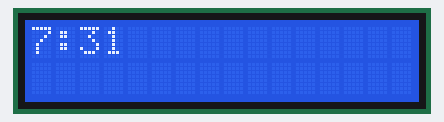
Simulated run of this sketch. Board: Arduino Uno, built with avr-gcc and run on an emulated ATmega328P. On the bench: 16×2 character LCD. What the sketch prints to the serial monitor is not drawn.

Above: at 0.1 s.
At 64.3 s:
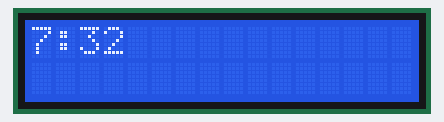
At 128.5 s:
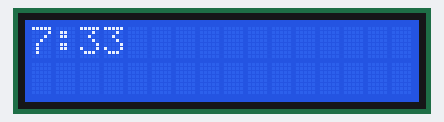

The sketch:

clockV2.ino
```cpp
#include <LiquidCrystal.h>

LiquidCrystal lcd(12, 11, 5, 4, 3, 2);
int sensorPin = 0;
int hour = 7;
int minute1 = 3;
int minute0 = 1;
int second = 0;

void setup() {
  // set up the LCD's number of columns and rows
  lcd.begin(16, 2);

  // Print a message to the LCD.
  Serial.begin(9600);

}

void loop() {
  // set the cursor to column 0, line 1
  // (note: line 1 is the second row, since counting begins with 0):
  lcd.setCursor(0, 0);

  //what the lcd shows
  Serial.println(second);
  lcd.print(hour);
  lcd.print(":");
  lcd.print(minute1);
  lcd.print(minute0);
  delay(1000);//accounting for time to complete each loop
  lcd.clear();
  second++;

  //main clock
  if (second == 60) {
    second = 0;
    minute0++;
  }
  if (minute0 == 10) {
    minute0 = 0;
    minute1++;
  }
  if (minute1 == 6) {
    minute1 = 0;
    hour++;
  }
  if (hour == 13 ) {
    hour = 1;
  }

  lcd.setCursor(0, 1);

  }
```

Measured:
- what the display in image 1 shows lasts 1.0 s, from 64.3 s to 65.3 s
